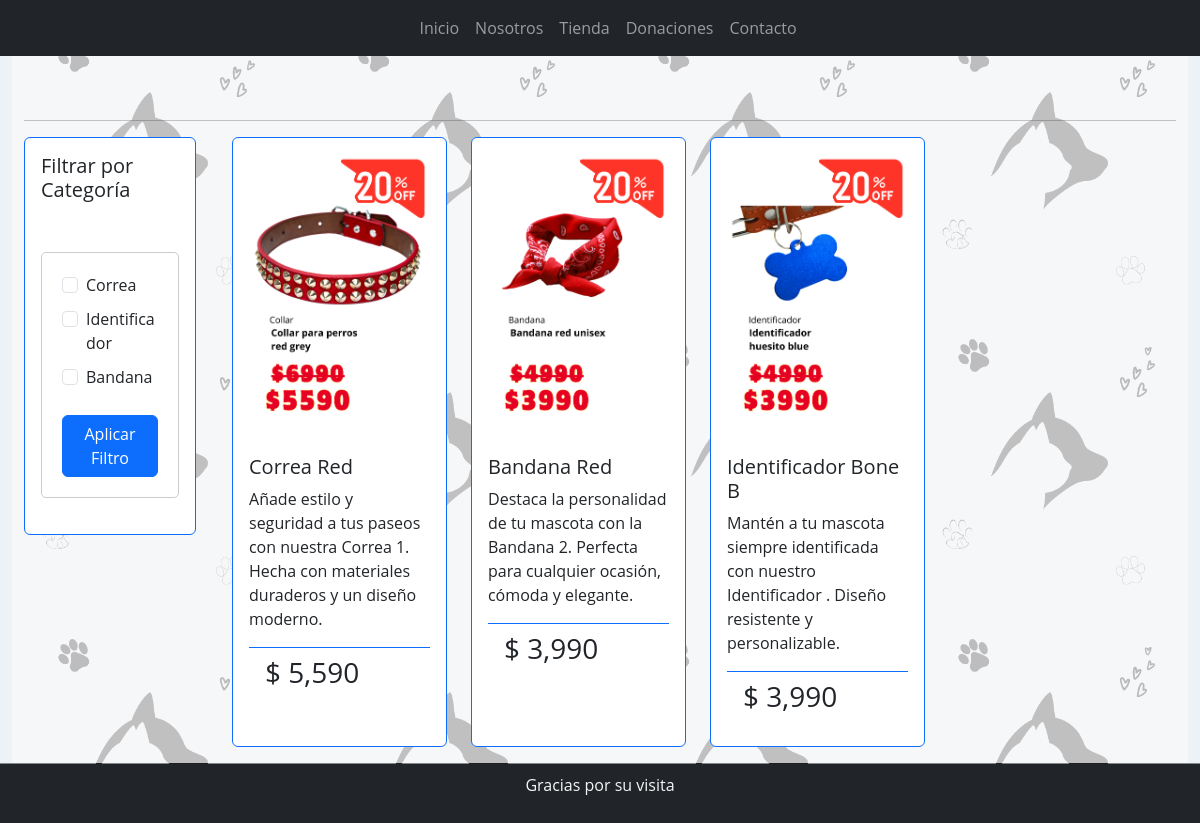
Page /tienda/ on the earlier database version.
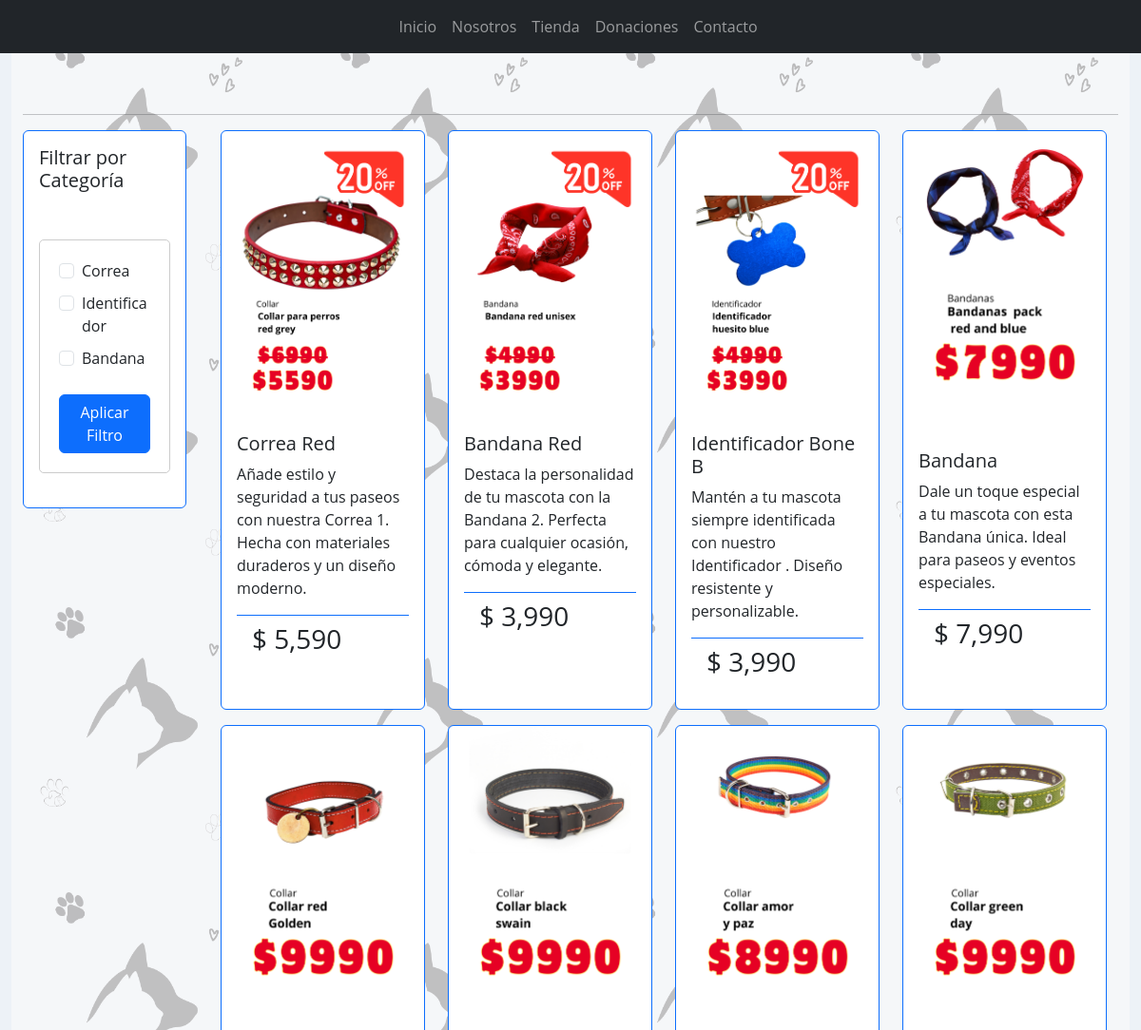
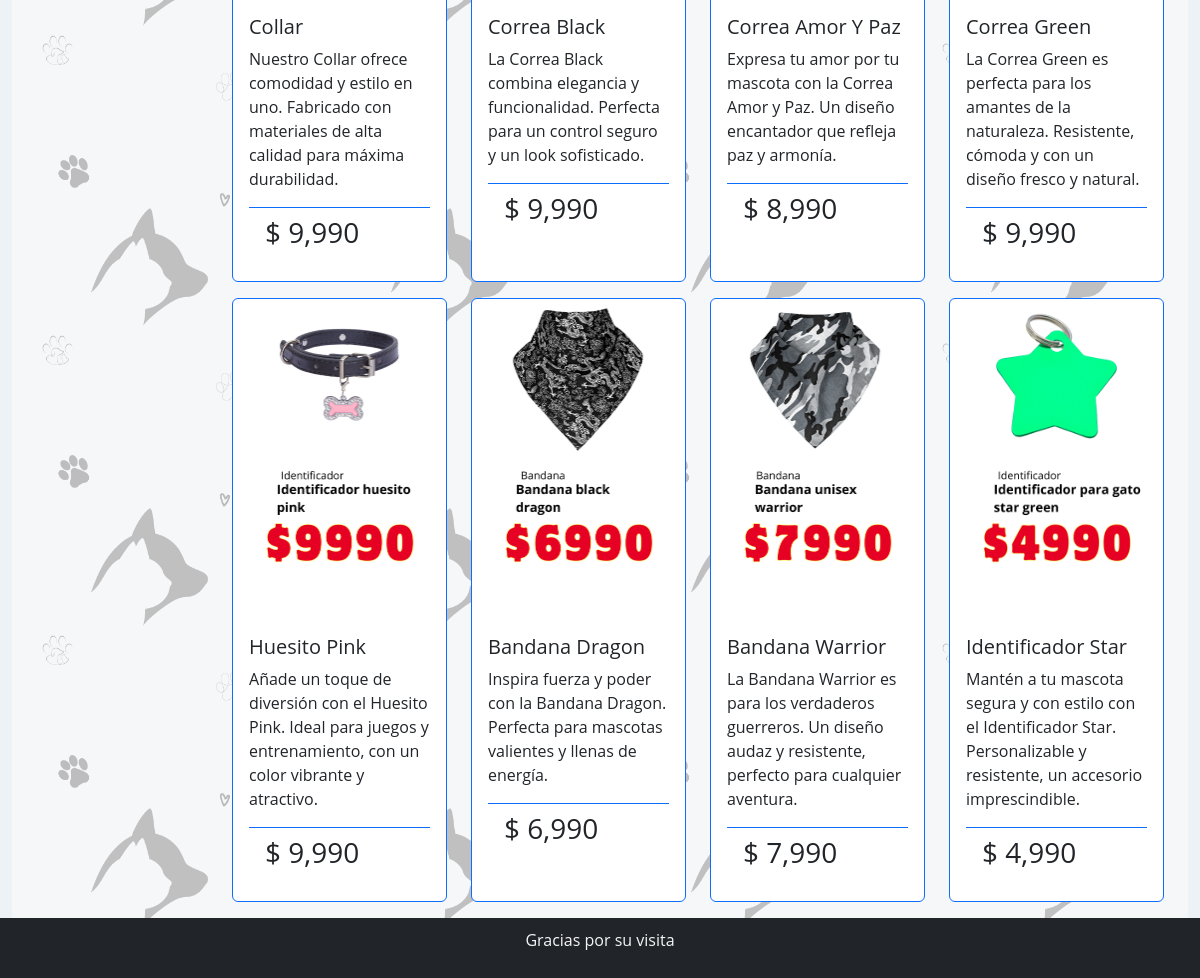
Same page on the later database version (2 pictures, top to bottom).
### appShop/models.py (models this page shows, shortened)
class Category(models.Model):
    id_category  = models.AutoField(db_column='idCategory', primary_key=True)
    category     = models.CharField(max_length=20, blank=False, null=False)

class Product(models.Model):
    id_product       = models.AutoField(db_column='idProduct', primary_key=True)
    products         = models.CharField(max_length=20, blank=True, null=True)
    price            = models.IntegerField(blank=True, null=True)
    id_category      = models.ForeignKey('Category',on_delete=models.CASCADE, db_column='idCategory')
    image            = models.ImageField(upload_to="productos", null=True)
    description      = models.TextField()
    activo           = models.BooleanField(default=True)

### appShop/views.py (the view)
# urls.py: path('tienda/', views.tienda, name='tienda'),
def tienda(request):
    categorias_seleccionadas = request.GET.getlist('categoria')
    if categorias_seleccionadas:
        productos = Product.objects.filter(id_category__category__in=categorias_seleccionadas)
    else:
        productos = Product.objects.all()
    categorias = Category.objects.all()
    context = {
        'Productos': productos,
        'Categorias': categorias,
        'categorias_seleccionadas': categorias_seleccionadas,
    }
    return render(request, 'appShop/tienda.html', context)

### appShop/templates/appShop/tienda.html (shortened to what this page needs)
{% extends 'appShop/base.html' %}
{% load static %}
{% load humanize%}
{% block contenido %}
<div class="container-fluid bg-opacity-75 bg-light">
    <br><br>
    <hr>
    <div class="row justify-content-start">
        <div class="col-lg-2 col-md-3 col-sm-4 col-12 mb-3">
            <div class="card border-primary">
                <div class="card-body">
                    <h5 class="card-title">Filtrar por Categoría</h5>
                    <form id="filter-form" method="get" action="{% url 'tienda' %}">
                        {% for categoria in Categorias %}
                        <div class="form-check">
                            <input class="form-check-input" type="checkbox" name="categoria" value="{{ categoria.category }}"
                            id="categoria-{{ categoria.id_category }}" {% if categoria.category in categorias_seleccionadas %}checked{% endif %}>
                            <label class="form-check-label" for="categoria-{{ categoria.id_category }}">
                                {{ categoria.category }}
                            </label>
                        </div>
                        {% endfor %}
                        <button type="submit" class="btn btn-primary mt-3">Aplicar Filtro</button>
                    </form>
                </div>
            </div>
        </div>
        <div class="col-lg-10 col-md-9 col-sm-8 col-12">
            <div class="container-fluid">
                <div class="row">
                    {% for producto in Productos %}
                    <div class="col-lg-3 col-md-4 col-sm-6 col-12 mb-3">
                        <div class="card border-primary h-100">
                            {% if producto.image %}
                            <img src="{{ producto.image.url }}" class="card-img-top" alt="{{ producto.products }}">
                            {% endif %}
                            <div class="card-body d-flex flex-column">
                                <h5 class="card-title">{{ producto.products | title }}</h5>
                                <div class="card-text mb-3">
                                    {{ producto.description }}
                                </div>
                                <div class="card-footer bg-transparent border-primary">
                                    <h3>$ {{ producto.price | intcomma}}</h3>
                                </div>
                            </div>
                        </div>
                    </div>
                    {% endfor %}
                </div>
            </div>
        </div>
    </div>
</div>
{% endblock %}

### appShop/templates/appShop/base.html (shortened to what this page needs)
<!DOCTYPE html>
<html lang="es">
<head>
    {% load static %}
    <link href="https://cdn.jsdelivr.net/npm/bootstrap@5.3.3/dist/css/bootstrap.min.css" rel="stylesheet">
    <link rel="stylesheet" href="{% static '/appShop/css/styles.css' %}" >
</head>
<body>
    <nav class="navbar navbar-expand-lg navbar-dark bg-dark">
        <div class="container-fluid">
            <div class="collapse navbar-collapse" id="navbarSupportedContent">
                <ul class="navbar-nav ms-auto me-auto">
                    <li class="nav-item">
                        <a class="nav-link" aria-current="page" href="{% url 'home' %}">Inicio</a>
                    </li>
                    <li class="nav-item">
                        <a class="nav-link" aria-current="page" href="{% url 'nosotros' %}">Nosotros</a>
                    </li>
                    <li class="nav-item">
                        <a class="nav-link" aria-current="page" href="{% url 'tienda' %}">Tienda</a>
                    </li>
                    <li class="nav-item">
                        <a class="nav-link" aria-current="page" href="{% url 'donaciones' %}">Donaciones</a>
                    </li>
                    <li class="nav-item">
                        <a class="nav-link" aria-current="page" href="{% url 'contacto' %}">Contacto</a>
                    </li>
                </ul>
            </div>
        </div>
    </nav>
    <div class="container-fluid">
        <div id="content">
            {% block contenido %}
            {% endblock %}
        </div>
    </div>
    <footer class="footer bg-dark">
        <p>Gracias por su visita</p>
    </footer>
</body>
</html>

### appShop/static/appShop/css/styles.css (style rules this page uses)
html { height: 100%; margin: 0; display: flex; flex-direction: column; }
.footer { text-align: center; padding: 10px; position: sticky; top: 100vh; width: 100%; color: whitesmoke; }
body { background-image: url("../img/Index/fondo.png"); background-color:#EDF2F7; background-repeat: repeat; background-size: 300px 300px; font-family: 'Open Sans', sans-serif; height: 100%; margin: 0; display: flex; flex-direction: column; }
form { max-width: 400px; margin: 50px auto 20px; padding: 20px; border: 1px solid #ccc; border-radius: 5px; }
label { display: block; margin-bottom: 10px; }
.col-md-4 { display: flex; justify-content: center; align-items: center; }

Differences in the rows shown:
added Product: image (picture), products "Bandana", description "Dale un toque especial a tu mascota con esta Bandana única. Ideal para paseos y eventos especiales.", price "7,990"
added Product: image (picture), products "Collar", description "Nuestro Collar ofrece comodidad y estilo en uno. Fabricado con materiales de alta calidad para máxima durabilidad.", price "9,990"
added Product: image (picture), products "Correa Black", description "La Correa Black combina elegancia y funcionalidad. Perfecta para un control seguro y un look sofisticado.", price "9,990"
added Product: image (picture), products "Correa Amor Y Paz", description "Expresa tu amor por tu mascota con la Correa Amor y Paz. Un diseño encantador que refleja paz y armonía.", price "8,990"
added Product: image (picture), products "Correa Green", description "La Correa Green es perfecta para los amantes de la naturaleza. Resistente, cómoda y con un diseño fresco y natural.", price "9,990"
added Product: image (picture), products "Huesito Pink", description "Añade un toque de diversión con el Huesito Pink. Ideal para juegos y entrenamiento, con un color vibrante y atractivo.", price "9,990"
added Product: image (picture), products "Bandana Dragon", description "Inspira fuerza y poder con la Bandana Dragon. Perfecta para mascotas valientes y llenas de energía.", price "6,990"
added Product: image (picture), products "Bandana Warrior", description "La Bandana Warrior es para los verdaderos guerreros. Un diseño audaz y resistente, perfecto para cualquier aventura.", price "7,990"
added Product: image (picture), products "Identificador Star", description "Mantén a tu mascota segura y con estilo con el Identificador Star. Personalizable y resistente, un accesorio imprescindible.", price "4,990"
